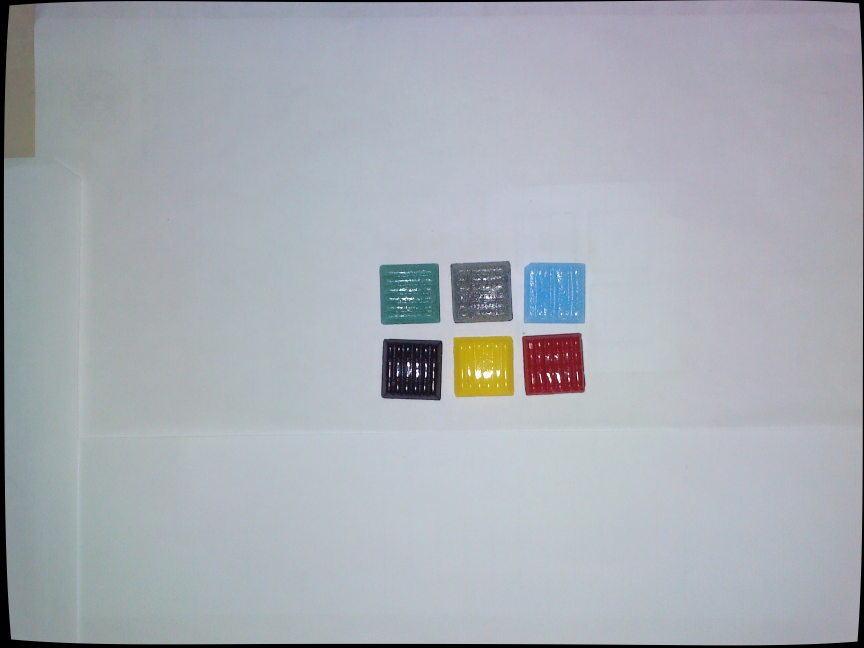
#> input picture mosaic_ref/Train/all_colors.jpg, 2592 x 1944 px, found by its file name (shown at 1/3 size)
$ python read_colors.py
#> lines starting #> are read from the running program, lines starting #| are printed output that depends on the picture; after the words box and inside, x2 and y2 are one past the last pixel; in counts of white or black regions, pixels touching at a corner belong together
import cv2
#empty function
def doNothing(x):
    pass

image_path = r"C:\Users\bianc\TMvision_TmHttp_server_sample_code\python_example\TM_HTTP_2024\mosaic_ref\Train\all_colors.jpg"

#creating a resizable window named Track Bars
cv2.namedWindow('Track Bars', cv2.WINDOW_NORMAL)

#creating track bars for gathering threshold values of red green and blue
cv2.createTrackbar('min_blue', 'Track Bars', 0, 255, doNothing)
cv2.createTrackbar('min_green', 'Track Bars', 0, 255, doNothing)
cv2.createTrackbar('min_red', 'Track Bars', 0, 255, doNothing)

cv2.createTrackbar('max_blue', 'Track Bars', 0, 255, doNothing)
cv2.createTrackbar('max_green', 'Track Bars', 0, 255, doNothing)
cv2.createTrackbar('max_red', 'Track Bars', 0, 255, doNothing)


# reading the image
object_image = cv2.imread(image_path)
#> object_image is the input picture: shape (1944, 2592, 3); mean B, G, R 180.3, 173.5, 168.5

#resizing the image for viewing purposes
resized_image = cv2.resize(object_image,(800, 626))
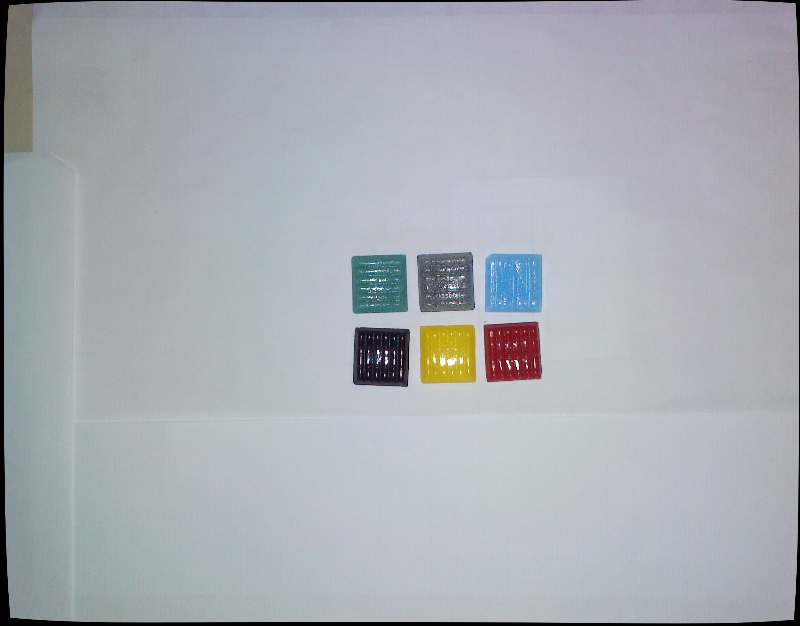
#> resized_image: shape (626, 800, 3); mean B, G, R 180.2, 173.4, 168.4

#converting into HSV color model
hsv_image = cv2.cvtColor(resized_image, cv2.COLOR_BGR2HSV)
#> hsv_image: shape (626, 800, 3); mean H, S, V 105.8, 23.7, 181.8

#showing both resized and hsv image in named windows
cv2.imshow('Base Image', resized_image)
#cv2.imshow('HSV Image', hsv_image)

#creating a loop to get the feedback of the changes in trackbars
while True:
    #reading the trackbar values for thresholds
    min_blue = cv2.getTrackbarPos('min_blue', 'Track Bars')
    min_green = cv2.getTrackbarPos('min_green', 'Track Bars')
    min_red = cv2.getTrackbarPos('min_red', 'Track Bars')

    max_blue = cv2.getTrackbarPos('max_blue', 'Track Bars')
    max_green = cv2.getTrackbarPos('max_green', 'Track Bars')
    max_red = cv2.getTrackbarPos('max_red', 'Track Bars')

    #using inrange function to turn on the image pixels where object threshold is matched
    mask = cv2.inRange(hsv_image, (min_blue, min_green, min_red), (max_blue, max_green, max_red))
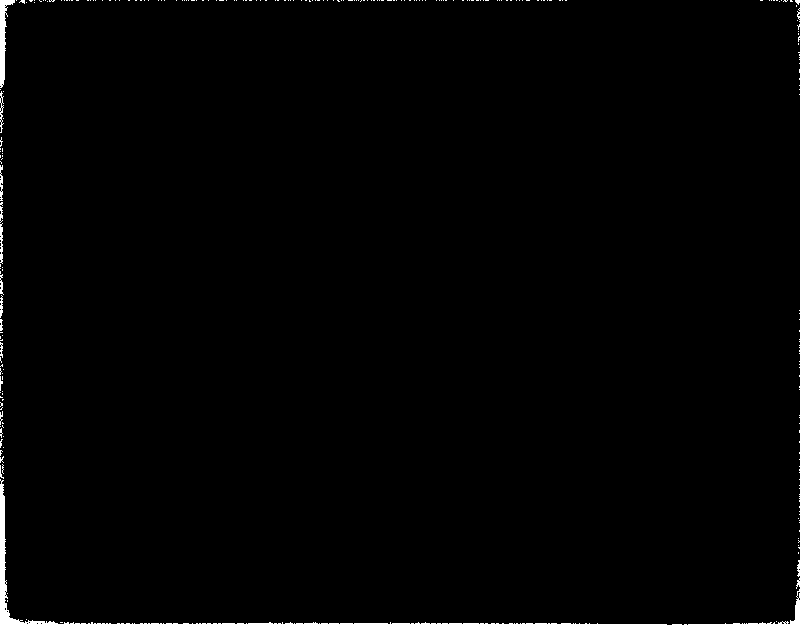
#> mask: shape (626, 800); 0.95% white; 265 white regions (251 under 20 px), largest, box (x1, y1, x2, y2) and area: (0, 479, 800, 626) 3165, (0, 0, 15, 88) 500, (0, 223, 3, 264) 91
    Thresh_Task = cv2.adaptiveThreshold(mask, 255, cv2.ADAPTIVE_THRESH_MEAN_C, cv2.THRESH_BINARY, 11, 0)
#> Thresh_Task: shape (626, 800); 0.94% white; 265 white regions (251 under 20 px), largest, box (x1, y1, x2, y2) and area: (0, 479, 800, 626) 3102, (0, 0, 15, 88) 500, (0, 223, 3, 264) 91

    #showing the mask image
    cv2.imshow('Mask Image', mask)
    cv2.imshow('Thresh Image', Thresh_Task)
    # checking if q key is pressed to break out of loop
    key = cv2.waitKey(25)
#> (key q is pressed here)
    if key == ord('q'):
        break

#printing the threshold values for usage in detection application
print(f'min_blue {min_blue}  min_green {min_green} min_red {min_red}')
print(f'max_blue {max_blue}  max_green {max_green} max_red {max_red}')
#destroying all windows
cv2.destroyAllWindows()
